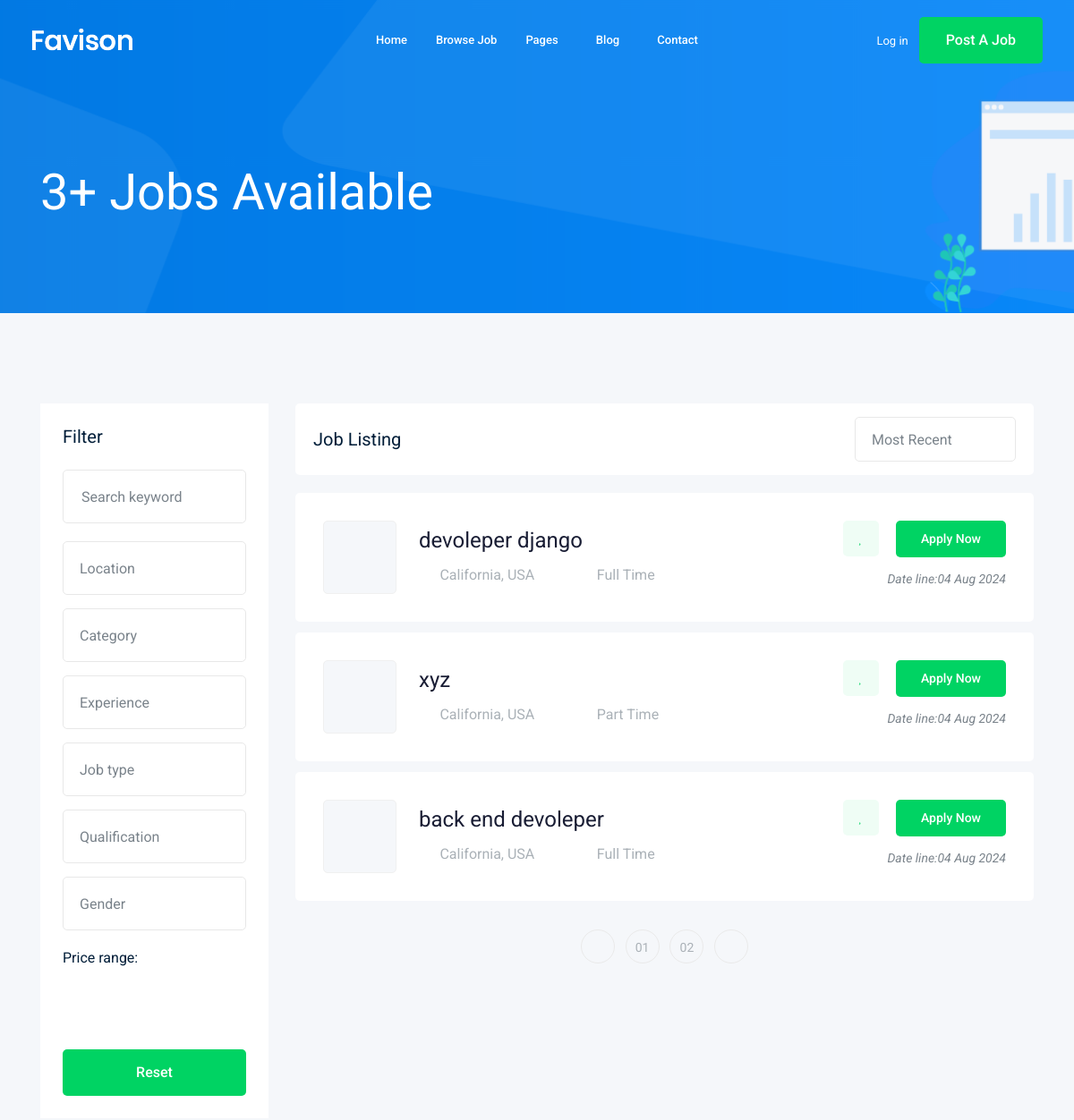
Page /job/ (upper part) on the earlier database version.
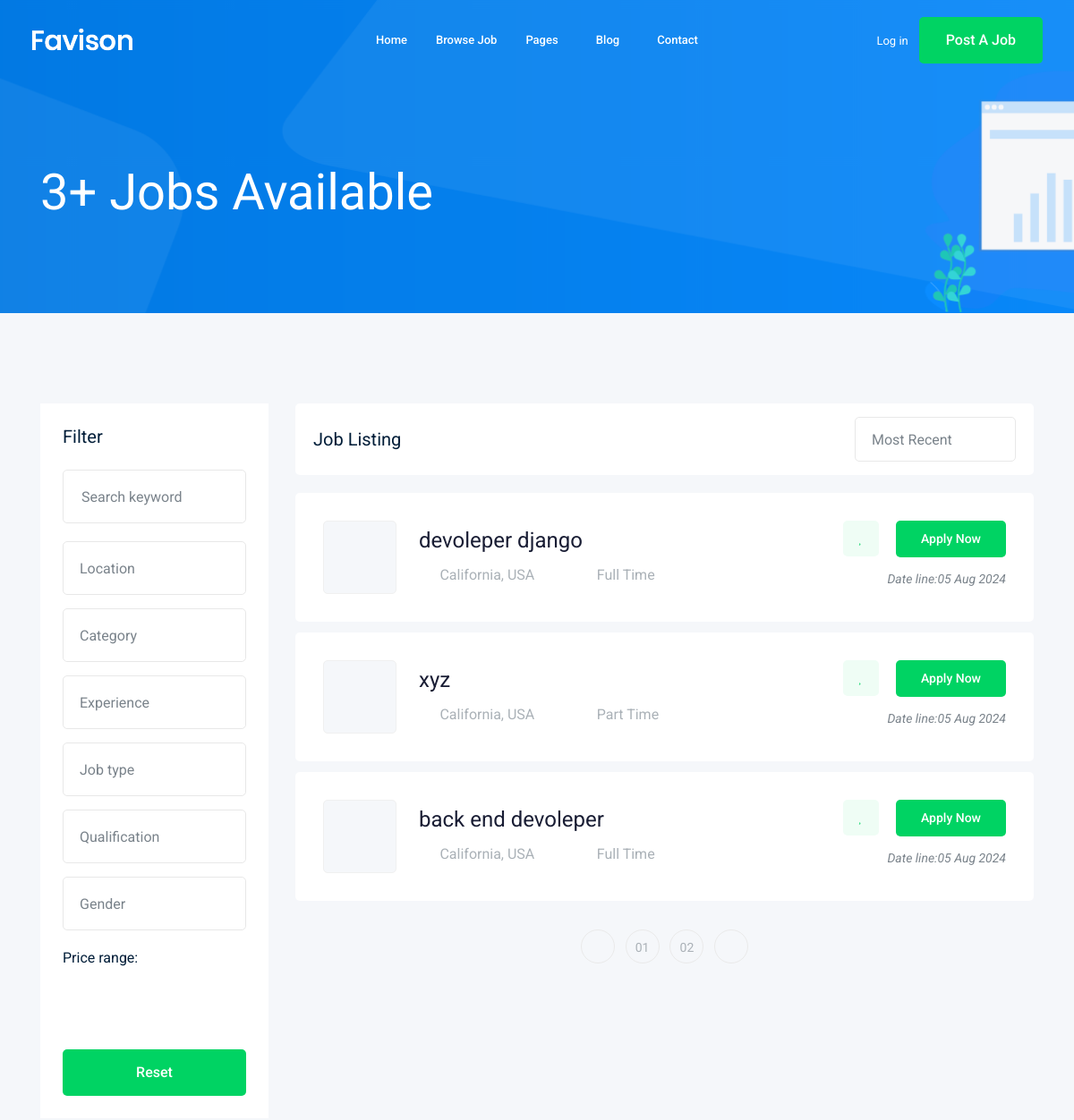
Same page on the later database version.
### job/models.py (models this page shows, shortened)
class Job(models.Model):
        JOB_TYPE = (
        ('Full Time','Full Time'),
        ('Part Time','Part Time'),
        )
        title= models.CharField(max_length=50)
        job_type = models.CharField(max_length=50,choices=JOB_TYPE)
        description = models.TextField(max_length=10000 )
        responsibility = models.TextField(max_length=10000 )
        qualifications = models.TextField(max_length=10000 )
        benefits = models.TextField(max_length=10000 )
        published_at = models.DateTimeField(auto_now=True)
        vacancy = models.IntegerField(default=1)
        salary = models.IntegerField(default=0)
        experience = models.IntegerField(default=1)
        category = models.ForeignKey('Category',on_delete=models.PROTECT)
        image =models.ImageField(upload_to='job/%Y/%m/%d')
        slug = models.SlugField(blank=True, null=True)
        def __str__(self):
            return self.title

### job/views.py (the view)
# urls.py: path('', views.job_list,name='job_list'),
def job_list(request):
    job_list = Job.objects.all()
    context = {"jobs": job_list}
    return render(request, "pages/job/job_list.html", context)

### templates/pages/job/job_list.html (shortened to what the changed rows need)
{% extends "base.html" %}
{% load static %}
{% block content %}
    <div class="job_listing_area plus_padding">
        <div class="container">
            <div class="row">
                <div class="col-lg-9">
                    <div class="job_lists m-0">
                        <div class="row">
                            {% for job in jobs %}
                            <div class="col-lg-12 col-md-12">
                                <div class="single_jobs white-bg d-flex justify-content-between">
                                    <div class="jobs_left d-flex align-items-center">
                                        <div  class="thumb">
                                                                               </div>
                                            <div class="jobs_conetent">
                                            <a href="{% url 'job:job_detail' job.slug %}"><h4>{{job}}</h4></a>
                                            <div class="links_locat d-flex align-items-center">
                                                <div class="location">
                                                    <p> <i class="fa fa-map-marker"></i> California, USA</p>
                                                </div>
                                                <div class="location">
                                                    <p> <i class="fa fa-clock-o"></i>{{job.job_type}}</p>
                                                </div>
                                            </div>
                                        </div>
                                    </div>
                                    <div class="jobs_right">
                                        <div class="apply_now">
                                            <a class="heart_mark" href="#"> <i class="fa fa-heart"></i> </a>
                                            <a href="{% url 'job:job_detail' job.slug %}" class="boxed-btn3">Apply Now</a>
                                        </div>
                                        <div class="date">
                                            <p>Date line:{{job.published_at|date:'d M o'}}</p>
                                        </div>
                                    </div>
                                </div>
                            </div>
                            {% endfor %}
                        </div>
                    </div>
                </div>
            </div>
        </div>
    </div>
    {% endblock content %}

Differences in the rows shown:
changed Job "devoleper django": published_at "04 Aug 2024" → "05 Aug 2024"
changed Job "xyz": published_at "04 Aug 2024" → "05 Aug 2024"
changed Job "back end devoleper": published_at "04 Aug 2024" → "05 Aug 2024"
